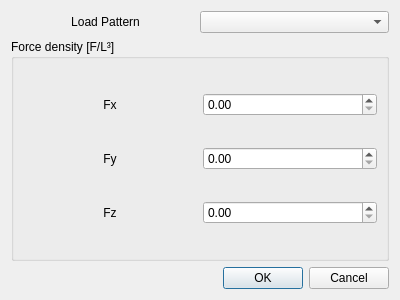
<?xml version="1.0" encoding="UTF-8"?>
<ui version="4.0">
 <class>DomainLoadsDialog</class>
 <widget class="QDialog" name="DomainLoadsDialog">
  <property name="windowModality">
   <enum>Qt::ApplicationModal</enum>
  </property>
  <property name="geometry">
   <rect>
    <x>0</x>
    <y>0</y>
    <width>400</width>
    <height>300</height>
   </rect>
  </property>
  <property name="windowTitle">
   <string>Set domain loads</string>
  </property>
  <layout class="QVBoxLayout" name="verticalLayout_2">
   <item>
    <layout class="QHBoxLayout" name="horizontalLayout_8">
     <property name="spacing">
      <number>0</number>
     </property>
     <property name="sizeConstraint">
      <enum>QLayout::SetMinimumSize</enum>
     </property>
     <item>
      <widget class="QLabel" name="label">
       <property name="text">
        <string>Load Pattern</string>
       </property>
       <property name="alignment">
        <set>Qt::AlignCenter</set>
       </property>
       <property name="wordWrap">
        <bool>false</bool>
       </property>
       <property name="buddy">
        <cstring>comboBoxLoadPattern</cstring>
       </property>
      </widget>
     </item>
     <item>
      <widget class="QComboBox" name="comboBoxLoadPattern"/>
     </item>
    </layout>
   </item>
   <item>
    <widget class="QGroupBox" name="groupBoxForce">
     <property name="title">
      <string>Force density [F/L³]</string>
     </property>
     <layout class="QVBoxLayout" name="verticalLayout">
      <item>
       <layout class="QHBoxLayout" name="horizontalLayout_X">
        <item>
         <widget class="QLabel" name="labelFx">
          <property name="text">
           <string>Fx</string>
          </property>
          <property name="alignment">
           <set>Qt::AlignCenter</set>
          </property>
          <property name="buddy">
           <cstring>doubleSpinBoxFx</cstring>
          </property>
         </widget>
        </item>
        <item>
         <widget class="QDoubleSpinBox" name="doubleSpinBoxFx">
          <property name="maximum">
           <double>1000.000000000000000</double>
          </property>
         </widget>
        </item>
       </layout>
      </item>
      <item>
       <layout class="QHBoxLayout" name="horizontalLayout_Y">
        <item>
         <widget class="QLabel" name="labelFy">
          <property name="text">
           <string>Fy</string>
          </property>
          <property name="alignment">
           <set>Qt::AlignCenter</set>
          </property>
          <property name="buddy">
           <cstring>doubleSpinBoxFy</cstring>
          </property>
         </widget>
        </item>
        <item>
         <widget class="QDoubleSpinBox" name="doubleSpinBoxFy">
          <property name="maximum">
           <double>1000.000000000000000</double>
          </property>
         </widget>
        </item>
       </layout>
      </item>
      <item>
       <layout class="QHBoxLayout" name="horizontalLayout_Z">
        <item>
         <widget class="QLabel" name="labelFz">
          <property name="text">
           <string>Fz</string>
          </property>
          <property name="alignment">
           <set>Qt::AlignCenter</set>
          </property>
          <property name="buddy">
           <cstring>doubleSpinBoxFz</cstring>
          </property>
         </widget>
        </item>
        <item>
         <widget class="QDoubleSpinBox" name="doubleSpinBoxFz">
          <property name="maximum">
           <double>1000.000000000000000</double>
          </property>
         </widget>
        </item>
       </layout>
      </item>
     </layout>
    </widget>
   </item>
   <item>
    <widget class="QDialogButtonBox" name="buttonBox">
     <property name="orientation">
      <enum>Qt::Horizontal</enum>
     </property>
     <property name="standardButtons">
      <set>QDialogButtonBox::Cancel|QDialogButtonBox::Ok</set>
     </property>
    </widget>
   </item>
  </layout>
 </widget>
 <resources/>
 <connections>
  <connection>
   <sender>buttonBox</sender>
   <signal>accepted()</signal>
   <receiver>DomainLoadsDialog</receiver>
   <slot>accept()</slot>
   <hints>
    <hint type="sourcelabel">
     <x>248</x>
     <y>254</y>
    </hint>
    <hint type="destinationlabel">
     <x>157</x>
     <y>274</y>
    </hint>
   </hints>
  </connection>
  <connection>
   <sender>buttonBox</sender>
   <signal>rejected()</signal>
   <receiver>DomainLoadsDialog</receiver>
   <slot>reject()</slot>
   <hints>
    <hint type="sourcelabel">
     <x>316</x>
     <y>260</y>
    </hint>
    <hint type="destinationlabel">
     <x>286</x>
     <y>274</y>
    </hint>
   </hints>
  </connection>
 </connections>
</ui>
